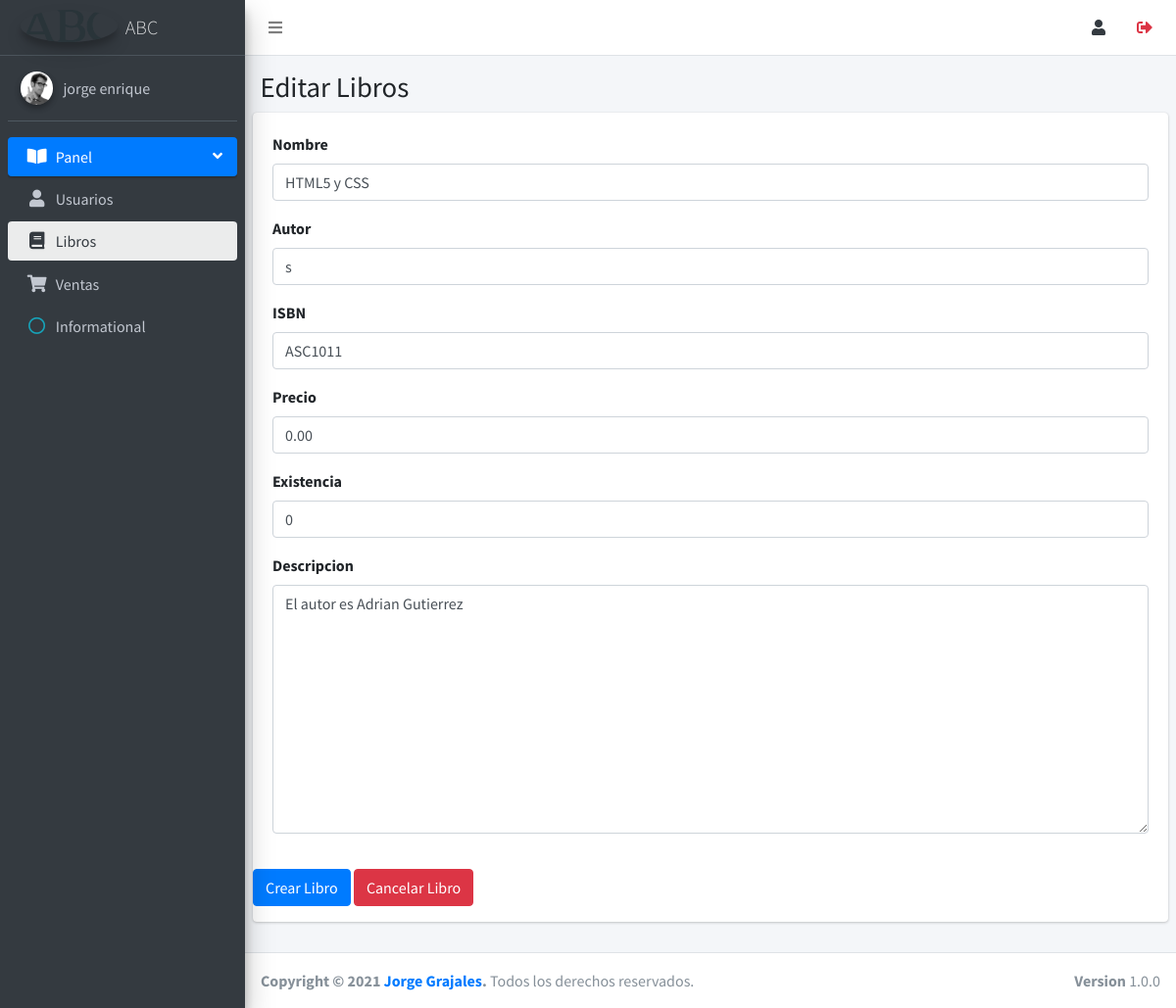
/admin/panel.php?modulo=editarLibro&idlibro=3 (signed in), run on the app's committed database.
### tables this page shows
CREATE TABLE `libro` (
  `idlibro` int(11) NOT NULL,
  `nombre` varchar(50) NOT NULL,
  `autor` varchar(50) NOT NULL,
  `isbn` varchar(50) NOT NULL,
  `precio` double(10,2) DEFAULT NULL,
  `existencia` int(11) NOT NULL,
  `descripcion` varchar(255) DEFAULT NULL
);

### admin/editarLibro.php (the view, shortened to what this page needs)
<?php
  require_once('conexion.php');
  $conn =mysqli_connect($host, $user, $pwd, $db);
       ?>
         <?php
      $idlibro= mysqli_real_escape_string($conn,$_REQUEST['idlibro']?? '');
      $sql = "SELECT idlibro, nombre, autor, isbn, precio, existencia, descripcion
      FROM libro WHERE idlibro = '".$idlibro."';";
      $result=mysqli_query($conn,$sql);
      $row=mysqli_fetch_assoc($result);
    ?>
<div class="content-wrapper">
    <div class="content-header">
      <div class="container-fluid">
        <div class="row mb-2">
          <div class="col-sm-6">
            <h1>Editar Libros</h1>
        </div>
      </div>
    </div>
        <section class="content">
            <div class="row">
            <div class="col-12">
                <div class="card">
                        <div class="card-body">
                            <form action="panel.php?modulo=editarLibro" method="post" id="editarLibro">
                            <div class="form-group">
                                <label for="Nombre">Nombre</label>
                                <input type="text" name="nombre" id="nombre" class="form-control" placeholder="Nombre" value="<?php echo $row['nombre']?>">
                            </div>
                            <div class="form-group">
                                <label for="Autor">Autor</label>
                                <input type="text" name="autor" id="autor" class="form-control" placeholder="Autor" value="<?php echo $row['autor']?>">
                            </div>
                            <div class="form-group">
                                <label for="ISBN">ISBN</label>
                                <input type="text" name="isbn" id="isbn" class="form-control" placeholder="ISBN" value="<?php echo $row['isbn']?>">
                            </div>
                            <div class="form-group">
                                <label for="Precio">Precio</label>
                                <input type="text" name="precio" id="precio" class="form-control" placeholder="Precio" value="<?php echo $row['precio']?>">
                            </div>
                            <div class="form-group">
                                <label for="Existencia">Existencia</label>
                                <input type="text" name="existencia" id="existencia" class="form-control" placeholder="Existencia" value="<?php echo $row['existencia']?>">
                            </div>
                            <div class="form-group">
                                <label for="Descripcion">Descripcion</label>
                               <textarea name="descripcion" id="descripcion" class="form-control" cols="30" rows="10" placeholder="Descripción"><?php echo $row['descripcion']?></textarea>                           </div>
                            </div>
                            <div class="form-group">
                                <button type="submit" name="guardar" class="btn btn-primary">Crear Libro</button>
                                <button type="reset"  class="btn btn-danger">Cancelar Libro</button>
                            </div>
                    </div>
            </div>
          </div>
        </div>
      </div>
  </div>

### data on the page
libro: nombre "HTML5 y CSS", autor "s", isbn "ASC1011", precio "0.00", existencia "0", descripcion "El autor es Adrian Gutierrez"

### other printed values
$_SESSION['nombre'] "jorge enrique"
